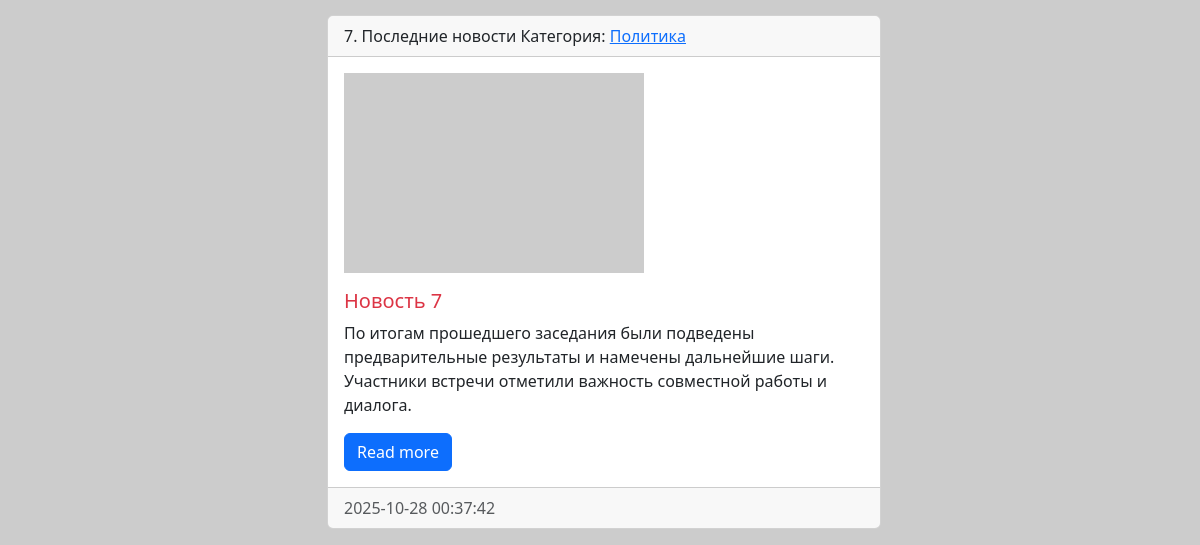
The page /news/ (lower part) on the database as committed earlier.
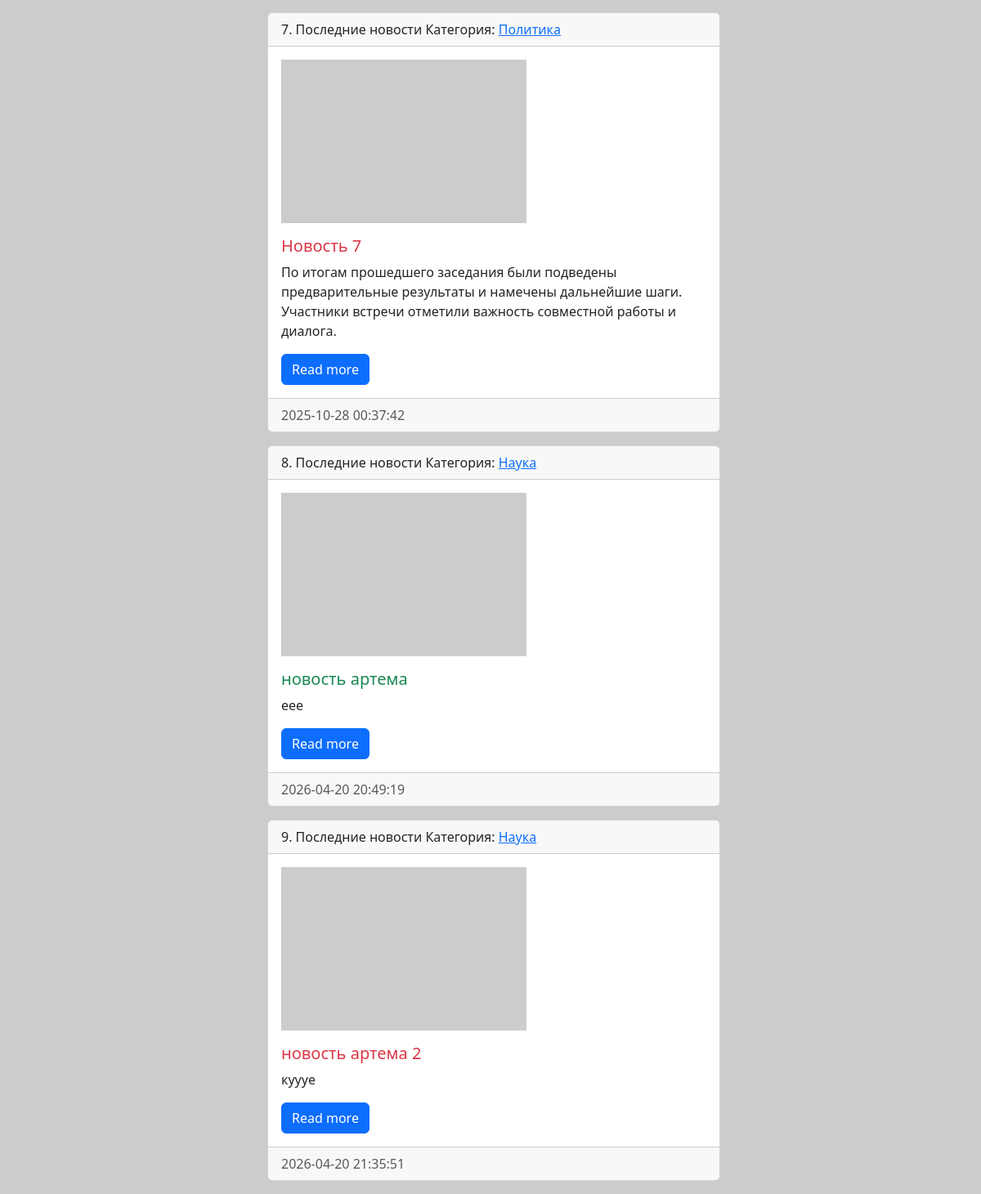
The same page on the database as committed later.
### news/models.py (models this page shows, shortened)
class News(models.Model):
    title=models.CharField(max_length=150, verbose_name='Наименование')
    content=models.TextField(blank=True, verbose_name='Контент')
    created_at=models.DateTimeField(auto_now_add=True, verbose_name='Дата публикации')
    updated_at=models.DateTimeField(auto_now=True, verbose_name='Обновлено')
    photo=models.ImageField(upload_to='photos/%Y/%m/%d', verbose_name='Фото', blank=True)
    is_published=models.BooleanField(default=True, verbose_name='Опубликовано')
    category=models.ForeignKey(Category, on_delete=models.PROTECT, null=True, verbose_name='Категория')
    email = models.EmailField(verbose_name='Email')
    def get_absolute_url(self):
        return reverse('view_news', kwargs={'news_id': self.pk})
    def my_func(self):
        return "Последние новости"
    class Meta:
        verbose_name='Новость'
        verbose_name_plural='Новости'
        ordering=['created_at',]

class Category(models.Model):
    title=models.CharField(max_length=150, db_index=True, verbose_name='Наименование категории')
    def get_absolute_url(self):
        return reverse('category', kwargs={'category_id': self.pk})
    class Meta:
        verbose_name='Категория'
        verbose_name_plural='Категории'
        ordering=['title']
    def __str__(self):
        return self.title

### news/views.py (the view)
# urls.py: path('', index, name='home'),
def index(request):
    news = News.objects.all()
    context={
        'news': news,
        'title': 'Список новостей',
    }
    return render(request, template_name='news/index.html', context=context)

### news/templatetags/news_tags.py (called while the page is built)
@register.simple_tag(name='get_list_categories')
def get_categories(name='get_list_categories'):
  return Category.objects.all()

@register.inclusion_tag('news/list_categories.html')
def show_categories(arg1='Последние', arg2='новости'):
  categories = Category.objects.all()
  return {"categories": categories, "arg1": arg1, "arg2": arg2}

### news/templates/news/index.html (shortened to what this page needs)
{% extends 'base.html' %}
{% block sidebar %}
  {% include 'inc/_sidebar.html' %}
{% endblock %}
{% block content %}
<div class="col-md-8">
        {% for item in news %}
        <div class="card mb-3">
        <div class="card-header">
            {{ forloop.counter }}.
            {{ item.my_func }}
            Категория:
            <a href="{{item.get_absolute_url}}">
              {{ item.category }}
            </a>
        </div>
        <div class="card-body">
            <div class="media">
            {% if item.photo %}
                <img src="{{ item.photo.url }}" class="img-fluid mb-3" width="300">
            {% else %}
                <img src="https://picsum.photos/300/200" class="img-fluid mb-3">
            {% endif %}
            <div class="media-body">
                <h5 class="card-title {% cycle 'text-danger' 'text-success' %}">
                {{ item.title }}
                </h5>
                <p class="card-text">
                {{ item.content }}
                </p>
                <a href="{{item.get_absolute_url}}" class="btn btn-primary">Read more</a>
            </div>
            </div>
        </div>
        <div class="card-footer text-body-secondary">
            {{ item.created_at|date:"Y-m-d H:i:s" }}
        </div>
        </div>
        {% endfor %}
      </div>
    </div>
{% endblock %}

Rows that differ between the two databases and show on the page:
added News: my_func "Последние новости", category "Наука", title "новость артема", content "еее", created_at "2026-04-20 20:49:19"
added News: my_func "Последние новости", category "Наука", title "новость артема 2", content "куууе", created_at "2026-04-20 21:35:51"
